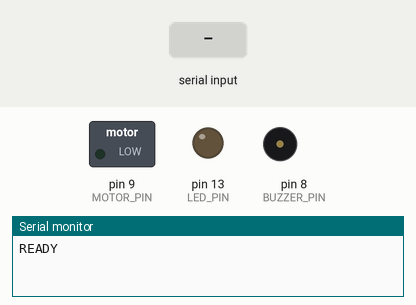
Simulated run of this sketch. Board: Arduino Uno, built with avr-gcc and run on an emulated ATmega328P. On the bench: switched loads named in the sketch (green lamp = pin HIGH), output pins drawn as LEDs (lit = HIGH), buzzer (waves = sounding), the last lines printed to the serial monitor. Inputs (shaded band) come from the test bench.

Above: at 1.4 s.
1.5 s: "LIGHT_ON\n" received over Serial
At 2.2 s:
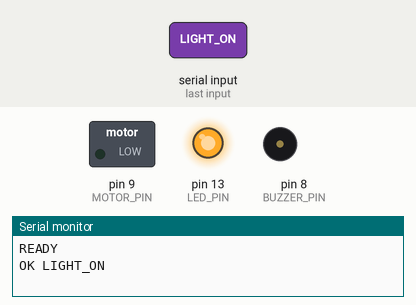
3.0 s: "LIGHT_OFF\n" received over Serial
At 3.4 s:
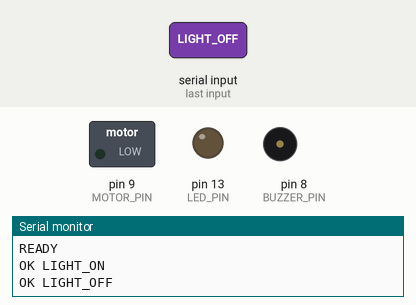
4.5 s: "FAN_ON\n" received over Serial
At 5.6 s:
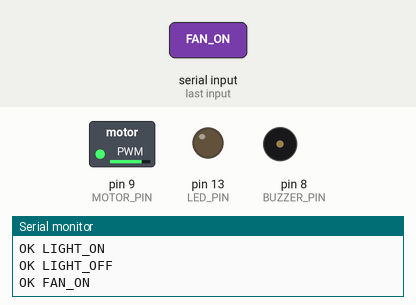
6.0 s: "LIGHT_ON\n" received over Serial
At 6.9 s:
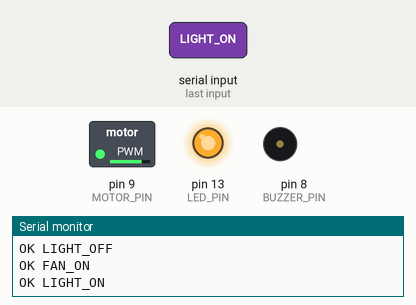
Timing chart, 0 to 8.5 s (numbered marks = the images above; inputs shaded):
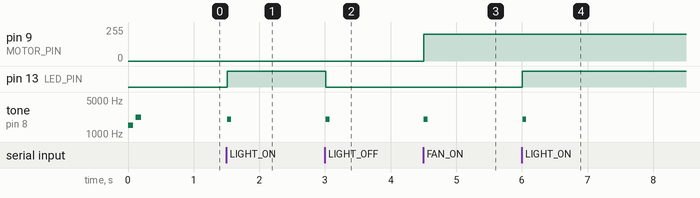

Measured:
- after the input at 1.5 s, pin 13 (LED_PIN): LOW → HIGH at once; tone on pin 8 (BUZZER_PIN): silent → 2000 Hz at once, → silent 0.06 s later
- after the input at 3.0 s, pin 13 (LED_PIN): HIGH → LOW at once; tone on pin 8 (BUZZER_PIN): silent → 2000 Hz at once, → silent 0.06 s later
- after the input at 4.5 s, pin 9 (MOTOR_PIN): 0/255 → 200/255 at once; tone on pin 8 (BUZZER_PIN): silent → 2000 Hz at once, → silent 0.06 s later
- after the input at 6.0 s, pin 13 (LED_PIN): LOW → HIGH at once; tone on pin 8 (BUZZER_PIN): silent → 2000 Hz at once, → silent 0.06 s later

The sketch:

gesture_control.ino
```cpp
// Gesture Control System - firmware for Arduino Uno / Nano.
//
// app.py sends one newline-terminated command per recognised gesture over
// USB serial (9600 baud). This sketch drives the demo hardware:
//
//   LIGHT_ON  / LIGHT_OFF  -> built-in LED (pin 13)
//   FAN_ON    / FAN_OFF    -> DC motor via a TIP120 on PWM pin 9
//
// Every accepted command plays a short chirp on the buzzer (pin 8) and is
// echoed back as "OK <command>"; anything else is answered "UNKNOWN <text>".
// On power-up the sketch plays a two-tone boot chirp and prints "READY".
//
// tone() uses Timer2 on the Uno, so it does not disturb PWM on pin 9 (Timer1).

const int LED_PIN = 13;
const int BUZZER_PIN = 8;
const int MOTOR_PIN = 9;

const int MOTOR_PWM = 200;            // fan speed, 0-255
const unsigned int CHIRP_HZ = 2000;
const unsigned int CHIRP_MS = 60;
const unsigned int MAX_COMMAND = 31;  // longest accepted command, in characters

String line;

void chirp() {
  tone(BUZZER_PIN, CHIRP_HZ, CHIRP_MS);
}

void handleCommand(const String &cmd) {
  if (cmd == "LIGHT_ON") {
    digitalWrite(LED_PIN, HIGH);
  } else if (cmd == "LIGHT_OFF") {
    digitalWrite(LED_PIN, LOW);
  } else if (cmd == "FAN_ON") {
    analogWrite(MOTOR_PIN, MOTOR_PWM);
  } else if (cmd == "FAN_OFF") {
    analogWrite(MOTOR_PIN, 0);
  } else {
    Serial.print("UNKNOWN ");
    Serial.println(cmd);
    return;
  }

  chirp();
  Serial.print("OK ");
  Serial.println(cmd);
}

void setup() {
  pinMode(LED_PIN, OUTPUT);
  pinMode(MOTOR_PIN, OUTPUT);
  pinMode(BUZZER_PIN, OUTPUT);
  digitalWrite(LED_PIN, LOW);
  analogWrite(MOTOR_PIN, 0);

  Serial.begin(9600);
  line.reserve(MAX_COMMAND + 1);

  tone(BUZZER_PIN, 1500, 80);
  delay(120);
  tone(BUZZER_PIN, 2200, 80);
  delay(100);

  Serial.println("READY");
}

void loop() {
  while (Serial.available() > 0) {
    char c = (char)Serial.read();

    if (c == '\n') {
      line.trim();
      if (line.length() > 0) {
        handleCommand(line);
      }
      line = "";
    } else if (c != '\r' && line.length() < MAX_COMMAND) {
      line += c;
    }
  }
}
```
